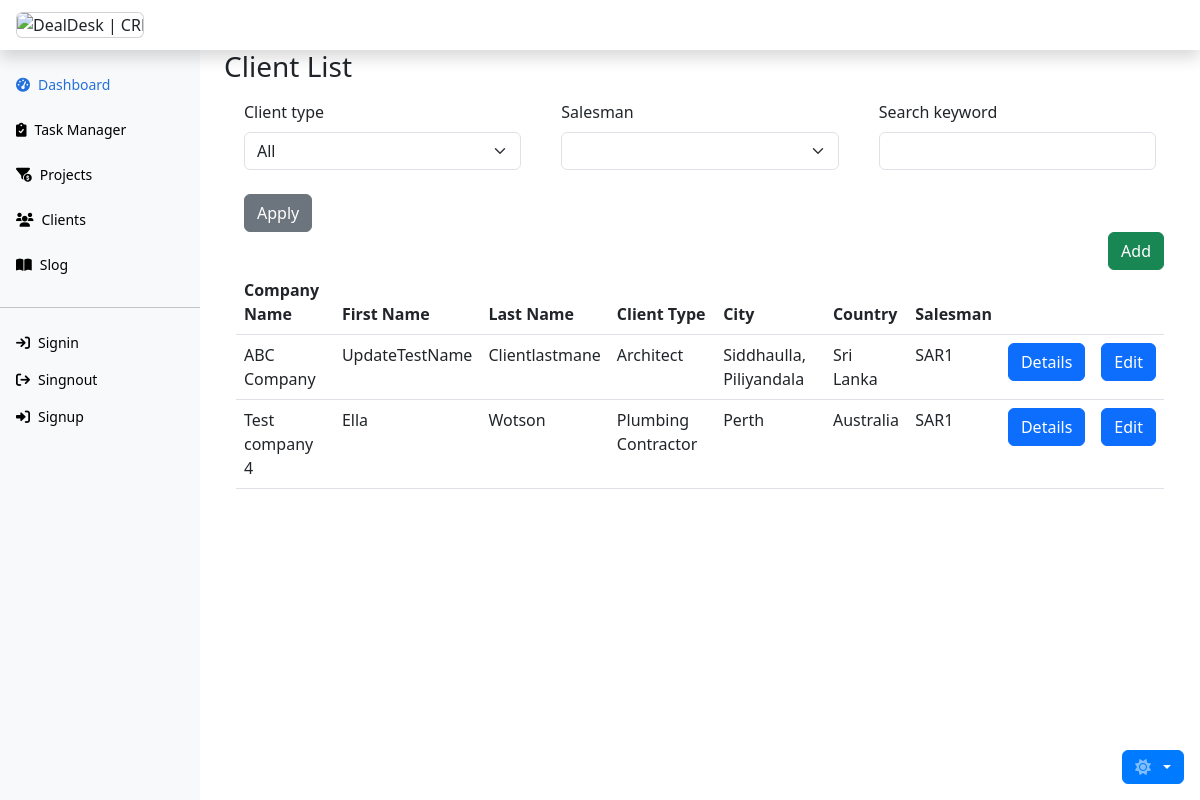
The page /client/list/ on the database its author committed.
### client/models.py (models this page shows, shortened)
class Client(models.Model):
    company_name = models.CharField(max_length=255, null=False)
    first_name = models.CharField(max_length=55, null=False)
    last_name = models.CharField(max_length=55, null=False)
    client_type = models.CharField(
        max_length=55,
        choices=CLIENT_TYPE_CHOICES,
        null=False,
        default="CLN"
    )
    address1 = models.CharField(max_length=255, null=False)
    address2 = models.CharField(max_length=255, null=False)
    postal_code = models.CharField(max_length=10)
    city = models.CharField(max_length=255, null=False)
    country = models.CharField(max_length=255)
    telephone = models.CharField(max_length=20)
    mobile = models.CharField(max_length=20, null=False)
    email = models.EmailField(null=False)
    salesman = models.ForeignKey(
        Sar,
        on_delete=models.SET(get_salesman),
        related_name='clients'
    )
    manager = models.ForeignKey(
        Manager,
        on_delete=models.SET(get_manager),
        related_name='clients'
    )
    created_on = models.DateTimeField(auto_now_add=True)
    updated_on = models.DateTimeField(auto_now=True)
    class Meta:
        verbose_name = 'Client'
        verbose_name_plural = 'Clients'
        db_table = 'Client.Client'
        ordering = ['company_name']

### team/models.py (models this page shows)
class Sar(models.Model):
    first_name = models.CharField(max_length=55)
    last_name = models.CharField(max_length=55)
    mobile = models.CharField(max_length=20)
    email = models.EmailField()
    manager = models.ForeignKey(
        Manager,
        on_delete=models.SET(get_manager),
        related_name='sars',)
    created_on = models.DateTimeField(auto_now_add=True)
    updated_on = models.DateTimeField(auto_now=True)
    class Meta:
        db_table = 'Team.Sar'
        ordering = ['first_name']
        verbose_name_plural = 'Sars'
    def __str__(self):
        return f"{self.first_name}"

### client/views.py (the view, shortened to what this page needs)
# urls.py: path('list/', ClientListView.as_view(), name='client_list'),
class ClientListView(ListView):
    model = Client
    template_name = 'client/client_list.html'
    context_object_name = 'clients'
    paginate_by = 10
    def get_queryset(self):
        queryset = super().get_queryset()
        client_type = self.request.GET.get('client_type')
        salesman = self.request.GET.get('salesman')
        search_keyword = self.request.GET.get('search_keyword')
        if client_type:
            queryset = queryset.filter(client_type=client_type)
        if salesman:
            queryset = queryset.filter(salesman=salesman)
        return queryset
    def get_context_data(self, **kwargs):
        context = super().get_context_data(**kwargs)
        context['filter_form'] = ClientFilterForm(self.request.GET)
        context['client_form'] = ClientForm()
        return context

### client/forms.py
class ClientFilterForm(forms.Form):
    client_type = forms.ChoiceField(
        choices=[('', 'All')] + list(CLIENT_TYPE_CHOICES),
        widget=forms.Select(attrs={'class': 'form-control'}),
        required=False
    )
    salesman = forms.CharField(
        widget=forms.Select(attrs={'class': 'form-control'}),
        required=False
    )
    search_keyword = forms.CharField(
        widget=forms.TextInput(attrs={'class': 'form-control'}),
        required=False
    )

### client/templates/client/client_list.html (shortened to what this page needs)
{% extends 'base.html' %}
{% load crispy_forms_tags %}
{% block content %}
<div class="col-lg-12">
  <div class="row">
    <div class="col-12">
      <h3 class="bg-body">Client List</h3>
      <form class="mb-3" method="get" action="{% url 'client:client_list' %}">
        <div class="container">
          <div class="row">
            <div class="col-sm-4">
              <div class="p-2">
                {{ filter_form.client_type|as_crispy_field }}
              </div>
            </div>
            <div class="col-sm-4">
              <div class="p-2">
                {{ filter_form.salesman|as_crispy_field }}
              </div>
            </div>
            <div class="col-sm-4">
              <div class="p-2">
                {{ filter_form.search_keyword|as_crispy_field }}
              </div>
            </div>
          </div>
          <button type="submit" class="btn btn-secondary ms-2">Apply</button>
      </form>
      <div class="d-flex justify-content-end">
        <a href="{% url 'client:client_new' %}"
          class="btn btn-success link-offset-2 link-underline-opacity-25 link-underline-opacity-100-hover"
          data-bs-toggle="tooltip" data-bs-placement="bottom" title="Add a client">
          Add
        </a>
      </div>
      <table class="table bg-body-tertiary table-hover">
        <thead>
          <tr>
            <th>Company Name</th>
            <th>First Name</th>
            <th>Last Name</th>
            <th>Client Type</th>
            <th>City</th>
            <th>Country</th>
            <th>Salesman</th>
            <th></th>
            <th></th>
          </tr>
        </thead>
        <tbody>
          {% for client in clients %}
          <tr>
            <td>{{ client.company_name }}</td>
            <td>{{ client.first_name }}</td>
            <td>{{ client.last_name }}</td>
            <td>{{ client.get_client_type_display }}</td>
            <td>{{ client.city }}</td>
            <td>{{ client.country }}</td>
            <td>{{ client.salesman }}</td>
            <td>
              <button type="button" onclick="location.href='{% url 'client:client_detail' pk=client.pk %}'"
                class="btn btn-primary link-offset-2 link-underline-opacity-25 link-underline-opacity-100-hover"
                data-bs-toggle="tooltip" data-bs-placement="bottom" title="View client details">
                Details
              </button>
            </td>
            <td>
              <button type="button" onclick="location.href='{% url 'client:client_edit' pk=client.pk %}'"
                class="btn btn-primary link-offset-2 link-underline-opacity-25 link-underline-opacity-100-hover"
                data-bs-toggle="tooltip" data-bs-placement="bottom" title="Update client details">
                Edit
              </button>
            </td>
          </tr>
          {% empty %}
          <tr>
            <td colspan="7">No clients found.</td>
          </tr>
          {% endfor %}
        </tbody>
      </table>
    </div>
  </div>
</div>
{% endblock %}

### rows shown on the page
Client: company_name "ABC Company", first_name "UpdateTestName", last_name "Clientlastmane", client_type "Architect", city "Siddhaulla, Piliyandala", country "Sri Lanka", salesman "SAR1"
Client: company_name "Test company 4", first_name "Ella", last_name "Wotson", client_type "Plumbing Contractor", city "Perth", country "Australia", salesman "SAR1"
